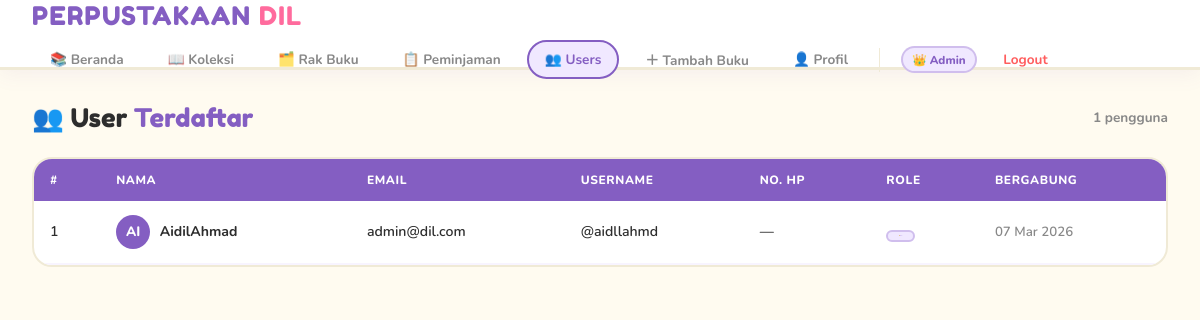
The app's page /users (signed in) with its own data.
### models.py (models this page shows)
class User(UserMixin, db.Model):
    __tablename__ = 'users'
    id         = db.Column(db.Integer, primary_key=True)
    nama       = db.Column(db.String(100), nullable=False)
    email      = db.Column(db.String(120), unique=True, nullable=False)
    username   = db.Column(db.String(50), unique=True, nullable=False)
    password   = db.Column(db.String(200), nullable=False)
    hp         = db.Column(db.String(20), default='')
    role       = db.Column(db.String(20), default='pengunjung')  # admin / pengunjung
    created_at = db.Column(db.DateTime, default=datetime.utcnow)
    peminjaman = db.relationship('Peminjaman', backref='user', lazy=True)
    ulasan     = db.relationship('Ulasan', backref='user', lazy=True)

### routes/main.py (the view)
@main.route('/users')
@login_required
@admin_required
def users():
    daftar_user = User.query.order_by(User.created_at.desc()).all()
    return render_template('main/users.html', users=daftar_user)

### routes/main.py (called while the page is built)
def admin_required(f):
    @wraps(f)
    def decorated(*args, **kwargs):
        if not current_user.is_authenticated or current_user.role != 'admin':
            flash('Akses ditolak.', 'error')
            return redirect(url_for('main.index'))
        return f(*args, **kwargs)
    return decorated

### templates/main/users.html (shortened to what this page needs)
{% extends 'base.html' %}
{% block content %}
<div class="page-header">
  <div class="page-title">👥 User <span>Terdaftar</span></div>
  <span style="font-size:.85rem;color:var(--muted);font-weight:700">{{ users|length }} pengguna</span>
</div>
<div class="table-wrap">
  <table>
    <thead>
      <tr><th>#</th><th>Nama</th><th>Email</th><th>Username</th><th>No. HP</th><th>Role</th><th>Bergabung</th></tr>
    </thead>
    <tbody>
    {% for u in users %}
    <tr>
      <td>{{ loop.index }}</td>
      <td>
        <div style="display:flex;align-items:center;gap:.6rem">
          <div style="width:34px;height:34px;border-radius:50%;background:{{ ['#845EC2','#FF6B9D','#06D6A0','#FF9A3C','#4FC3F7'][loop.index0 % 5] }};display:flex;align-items:center;justify-content:center;color:#fff;font-weight:800;font-size:.85rem;flex-shrink:0">{{ u.nama[:2].upper() }}</div>
          <b>{{ u.nama }}</b>
        </div>
      </td>
      <td>{{ u.email }}</td>
      <td>@{{ u.username }}</td>
      <td>{{ u.hp or '—' }}</td>
      <td><span class="badge {{ 'role-admin' if u.role == 'admin' else 'role-pengunjung' }}">{{ '👑 Admin' if u.role == 'admin' else '👤 Pengunjung' }}</span></td>
      <td style="color:var(--muted);font-size:.83rem">{{ u.created_at.strftime('%d %b %Y') }}</td>
    </tr>
    {% else %}
    <tr><td colspan="7" class="empty-state">Belum ada user terdaftar</td></tr>
    {% endfor %}
    </tbody>
  </table>
</div>
{% endblock %}

### templates/base.html (shortened to what this page needs)
<!DOCTYPE html>
<html lang="id">
<head>
<link rel="stylesheet" href="{{ url_for('static', filename='css/style.css') }}">
</head>
<body>
{% if current_user.is_authenticated %}
<header>
  <div class="logo">PERPUSTAKAAN <span>DIL</span></div>
  <nav>
    <a href="{{ url_for('main.index') }}"        class="nav-btn {% if request.endpoint == 'main.index' %}active{% endif %}">📚 Beranda</a>
    <a href="{{ url_for('books.index') }}"        class="nav-btn {% if request.blueprint == 'books' %}active{% endif %}">📖 Koleksi</a>
    <a href="{{ url_for('main.rak') }}"           class="nav-btn {% if request.endpoint == 'main.rak' %}active{% endif %}">🗂️ Rak Buku</a>
    {% if current_user.role == 'admin' %}
    <a href="{{ url_for('peminjaman.index') }}"   class="nav-btn {% if request.blueprint == 'peminjaman' %}active{% endif %}">📋 Peminjaman</a>
    <a href="{{ url_for('main.users') }}"         class="nav-btn {% if request.endpoint == 'main.users' %}active{% endif %}">👥 Users</a>
    <a href="{{ url_for('books.tambah') }}"       class="nav-btn {% if request.endpoint == 'books.tambah' %}active{% endif %}">＋ Tambah Buku</a>
    {% endif %}
    <a href="{{ url_for('main.profil') }}"        class="nav-btn {% if request.endpoint == 'main.profil' %}active{% endif %}">👤 Profil</a>
    <span class="role-badge role-{{ current_user.role }}">
      {{ '👑 Admin' if current_user.role == 'admin' else '👤 ' + current_user.nama }}
    </span>
    <a href="{{ url_for('auth.logout') }}" class="nav-btn btn-logout">Logout</a>
  </nav>
</header>
{% endif %}
<div class="{% if current_user.is_authenticated %}main-wrap{% endif %}">
  {% block content %}{% endblock %}
</div>
</body>
</html>

### static/css/style.css (style rules this page uses)
:root { --bg:#FFFBF0;--bg2:#FFFFFF;--bg3:#F8F4FF;--gold:#845EC2;--gold2:#9B72D0;--cream:#2D2D2D;--text:#2D2D2D;--muted:#888;--accent:#FF5E5E;--green:#06D6A0;--border:rgba(132,94,194,0.18);--pink:#FF6B9D;--yellow:#FFD93D;--teal:#06D6A0;--purple:#845EC2;--orange:#FF9A3C;--blue:#4FC3F7; }
* { margin:0;padding:0;box-sizing:border-box; }
body { background:var(--bg);color:var(--text);font-family:'Nunito',sans-serif;min-height:100vh; }
header { background:var(--bg2);border-bottom:3px solid #F0EAD6;padding:0 2rem;display:flex;align-items:center;justify-content:space-between;height:70px;position:sticky;top:0;z-index:100;box-shadow:0 4px 20px rgba(132,94,194,0.08);flex-wrap:wrap;gap:.5rem; }
.logo { font-family:'Fredoka One',cursive;font-size:1.6rem;color:var(--purple);letter-spacing:.05em;text-decoration:none; }
.logo span { color:var(--pink); }
nav { display:flex;gap:.5rem;align-items:center;flex-wrap:wrap; }
.nav-btn { background:none;border:2px solid transparent;color:var(--muted);font-family:'Nunito',sans-serif;font-size:.85rem;font-weight:700;padding:.5rem 1rem;cursor:pointer;border-radius:50px;transition:all .2s;text-decoration:none;display:inline-block; }
.nav-btn:hover,.nav-btn.active { color:var(--purple);background:#F0E8FF;border-color:var(--purple); }
.btn-logout { color:var(--accent)!important; }
.role-badge { font-size:.72rem;padding:.2rem .6rem;border-radius:20px;font-weight:800;margin-left:.5rem; }
.role-admin { background:#F0E8FF;color:var(--purple);border:2px solid rgba(132,94,194,.3); }
.main-wrap { max-width:1200px;margin:0 auto;padding:2rem; }
.page-header,.section-head { display:flex;align-items:center;justify-content:space-between;margin-bottom:1.5rem;flex-wrap:wrap;gap:1rem; }
.page-title,.section-title { font-family:'Fredoka One',cursive;font-size:1.6rem;color:var(--text); }
.page-title span,.section-title span { color:var(--purple); }
.table-wrap { overflow-x:auto;background:#fff;border-radius:20px;border:2.5px solid #F0EAD6;overflow:hidden; }
table { width:100%;border-collapse:collapse;font-size:.88rem; }
th { text-align:left;padding:.8rem 1rem;background:var(--purple);color:#fff;font-weight:800;letter-spacing:.05em;text-transform:uppercase;font-size:.75rem; }
td { padding:.9rem 1rem;border-bottom:2px solid #F8F4FF;color:var(--text);font-weight:600; }
.badge { font-size:.73px;padding:.2rem .65rem;border-radius:20px;font-weight:800; }

### records on screen
User: role "👑 Admin", nama "AI", nama "AidilAhmad", email "admin@dil.com", username "aidllahmd", hp "—", created_at "07 Mar 2026"

### other values on screen
{{ users|length }} "1"
